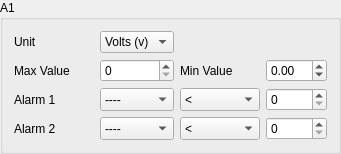
          <widget class="QGroupBox" name="groupBox">
           <property name="autoFillBackground">
            <bool>true</bool>
           </property>
           <property name="styleSheet">
            <string notr="true"/>
           </property>
           <property name="title">
            <string>A1</string>
           </property>
           <property name="flat">
            <bool>false</bool>
           </property>
           <layout class="QVBoxLayout" name="verticalLayout_2">
            <item>
             <layout class="QGridLayout" name="gridLayout_9" columnstretch="0,1,0,1" columnminimumwidth="80,0,80,0">
              <item row="0" column="0">
               <widget class="QLabel" name="label_916">
                <property name="sizePolicy">
                 <sizepolicy hsizetype="Fixed" vsizetype="Preferred">
                  <horstretch>0</horstretch>
                  <verstretch>0</verstretch>
                 </sizepolicy>
                </property>
                <property name="text">
                 <string>Unit</string>
                </property>
               </widget>
              </item>
              <item row="0" column="1">
               <widget class="QComboBox" name="a1UnitCB">
                <item>
                 <property name="text">
                  <string>Volts (v)</string>
                 </property>
                </item>
                <item>
                 <property name="text">
                  <string>Raw (-)</string>
                 </property>
                </item>
               </widget>
              </item>
              <item row="1" column="0">
               <widget class="QLabel" name="label_A1Max">
                <property name="sizePolicy">
                 <sizepolicy hsizetype="Fixed" vsizetype="Preferred">
                  <horstretch>0</horstretch>
                  <verstretch>0</verstretch>
                 </sizepolicy>
                </property>
                <property name="text">
                 <string>Max Value</string>
                </property>
               </widget>
              </item>
              <item row="2" column="0">
               <widget class="QLabel" name="label_913">
                <property name="sizePolicy">
                 <sizepolicy hsizetype="Fixed" vsizetype="Preferred">
                  <horstretch>0</horstretch>
                  <verstretch>0</verstretch>
                 </sizepolicy>
                </property>
                <property name="text">
                 <string>Alarm 1    </string>
                </property>
               </widget>
              </item>
              <item row="2" column="1">
               <widget class="QComboBox" name="a11LevelCB">
                <property name="sizePolicy">
                 <sizepolicy hsizetype="Preferred" vsizetype="Preferred">
                  <horstretch>0</horstretch>
                  <verstretch>0</verstretch>
                 </sizepolicy>
                </property>
                <item>
                 <property name="text">
                  <string>----</string>
                 </property>
                </item>
                <item>
                 <property name="text">
                  <string>Yellow</string>
                 </property>
                </item>
                <item>
                 <property name="text">
                  <string>Orange</string>
                 </property>
                </item>
                <item>
                 <property name="text">
                  <string>Red</string>
                 </property>
                </item>
               </widget>
              </item>
              <item row="2" column="2">
               <widget class="QComboBox" name="a11GreaterCB">
                <property name="sizePolicy">
                 <sizepolicy hsizetype="Preferred" vsizetype="Preferred">
                  <horstretch>0</horstretch>
                  <verstretch>0</verstretch>
                 </sizepolicy>
                </property>
                <item>
                 <property name="text">
                  <string>&lt;</string>
                 </property>
                </item>
                <item>
                 <property name="text">
                  <string>&gt;</string>
                 </property>
                </item>
               </widget>
              </item>
              <item row="3" column="0">
               <widget class="QLabel" name="label_915">
                <property name="sizePolicy">
                 <sizepolicy hsizetype="Fixed" vsizetype="Preferred">
                  <horstretch>0</horstretch>
                  <verstretch>0</verstretch>
                 </sizepolicy>
                </property>
                <property name="text">
                 <string>Alarm 2</string>
                </property>
               </widget>
              </item>
              <item row="3" column="1">
               <widget class="QComboBox" name="a12LevelCB">
                <property name="sizePolicy">
                 <sizepolicy hsizetype="Preferred" vsizetype="Preferred">
                  <horstretch>0</horstretch>
                  <verstretch>0</verstretch>
                 </sizepolicy>
                </property>
                <item>
                 <property name="text">
                  <string>----</string>
                 </property>
                </item>
                <item>
                 <property name="text">
                  <string>Yellow</string>
                 </property>
                </item>
                <item>
                 <property name="text">
                  <string>Orange</string>
                 </property>
                </item>
                <item>
                 <property name="text">
                  <string>Red</string>
                 </property>
                </item>
               </widget>
              </item>
              <item row="3" column="2">
               <widget class="QComboBox" name="a12GreaterCB">
                <property name="sizePolicy">
                 <sizepolicy hsizetype="Preferred" vsizetype="Preferred">
                  <horstretch>0</horstretch>
                  <verstretch>0</verstretch>
                 </sizepolicy>
                </property>
                <item>
                 <property name="text">
                  <string>&lt;</string>
                 </property>
                </item>
                <item>
                 <property name="text">
                  <string>&gt;</string>
                 </property>
                </item>
               </widget>
              </item>
              <item row="1" column="2">
               <widget class="QLabel" name="a1CalibLabel">
                <property name="text">
                 <string>Min Value</string>
                </property>
               </widget>
              </item>
              <item row="1" column="1">
               <widget class="QDoubleSpinBox" name="a1RatioSB">
                <property name="enabled">
                 <bool>true</bool>
                </property>
                <property name="decimals">
                 <number>0</number>
                </property>
                <property name="maximum">
                 <double>255.000000000000000</double>
                </property>
               </widget>
              </item>
              <item row="1" column="3">
               <widget class="QDoubleSpinBox" name="a1CalibSB">
                <property name="decimals">
                 <number>2</number>
                </property>
                <property name="minimum">
                 <double>-12.800000000000001</double>
                </property>
                <property name="maximum">
                 <double>12.699999999999999</double>
                </property>
                <property name="singleStep">
                 <double>0.100000000000000</double>
                </property>
               </widget>
              </item>
              <item row="2" column="3">
               <widget class="QDoubleSpinBox" name="a11ValueSB">
                <property name="enabled">
                 <bool>true</bool>
                </property>
                <property name="sizePolicy">
                 <sizepolicy hsizetype="Minimum" vsizetype="Preferred">
                  <horstretch>0</horstretch>
                  <verstretch>0</verstretch>
                 </sizepolicy>
                </property>
                <property name="decimals">
                 <number>0</number>
                </property>
                <property name="maximum">
                 <double>255.000000000000000</double>
                </property>
               </widget>
              </item>
              <item row="3" column="3">
               <widget class="QDoubleSpinBox" name="a12ValueSB">
                <property name="enabled">
                 <bool>true</bool>
                </property>
                <property name="sizePolicy">
                 <sizepolicy hsizetype="Preferred" vsizetype="Preferred">
                  <horstretch>0</horstretch>
                  <verstretch>0</verstretch>
                 </sizepolicy>
                </property>
                <property name="decimals">
                 <number>0</number>
                </property>
                <property name="maximum">
                 <double>255.000000000000000</double>
                </property>
               </widget>
              </item>
             </layout>
            </item>
           </layout>
          </widget>
